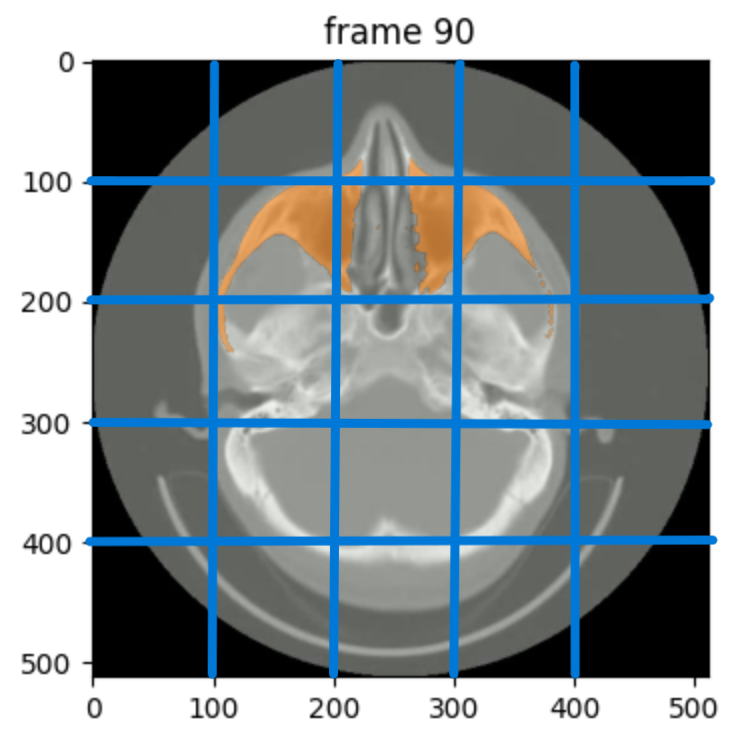
#> input picture image.png, 734 x 737 px
$ python patch_image.py   (older library calls are emulated)
#> lines starting #> are read from the running program, lines starting #| are printed output that depends on the picture; after the words box and inside, x2 and y2 are one past the last pixel; in counts of white or black regions, pixels touching at a corner belong together
import cv2
import numpy as np
from PIL import Image, ImageDraw, ImageFont

# [172 lines left out: functions create_patch_image_v1, create_patch_image_v2, not called in this run]


def create_patch_image_v3(input_image_path, output_image_path='image_with_indexed_regions.png', min_area=400,
                          use_adaptive=True, blur_kernel=5, canny_low=50, canny_high=100, morph_iterations=1):
    """
    Detect color blocks/regions in an image, find edges, draw edges, and index each color region.

    Args:
        input_image_path: Path to the input image
        output_image_path: Path to save the output image with indexed regions
        min_area: Minimum area threshold to filter out small regions (default: 400)
        use_adaptive: Use adaptive thresholding + Canny combination (default: True)
        blur_kernel: Gaussian blur kernel size for noise reduction (default: 5)
        canny_low: Lower threshold for Canny (default: 30)
        canny_high: Upper threshold for Canny (default: 100)
        morph_iterations: Morphological closing iterations (default: 1)

    Returns:
        regions: Dictionary mapping region index to region properties (centroid, area, color)
        output_image_path: Path to the saved image
    """
#> called with input_image_path = 'image.png', output_image_path = 'image_with_indexed_regions.png', min_area = 400, use_adaptive = True, blur_kernel = 5, canny_low = 50, canny_high = 100, morph_iterations = 1
    # Load the image
    img = cv2.imread(input_image_path)
#> img is the input picture: shape (737, 734, 3); mean B, G, R 147.9, 144.2, 135.4
    if img is None:
        raise ValueError(f"Could not read image from {input_image_path}")

    # Convert to RGB for PIL
    img_rgb = cv2.cvtColor(img, cv2.COLOR_BGR2RGB)

    # Convert to grayscale for edge detection
    gray = cv2.cvtColor(img, cv2.COLOR_BGR2GRAY)

    # Apply Gaussian blur to reduce noise
    gray_blurred = cv2.GaussianBlur(gray, (blur_kernel, blur_kernel), 0)

    if use_adaptive:
        # Combine adaptive thresholding with Canny for better region separation
        adaptive_thresh = cv2.adaptiveThreshold(gray_blurred, 255, cv2.ADAPTIVE_THRESH_GAUSSIAN_C,
                                                cv2.THRESH_BINARY, 11, 2)
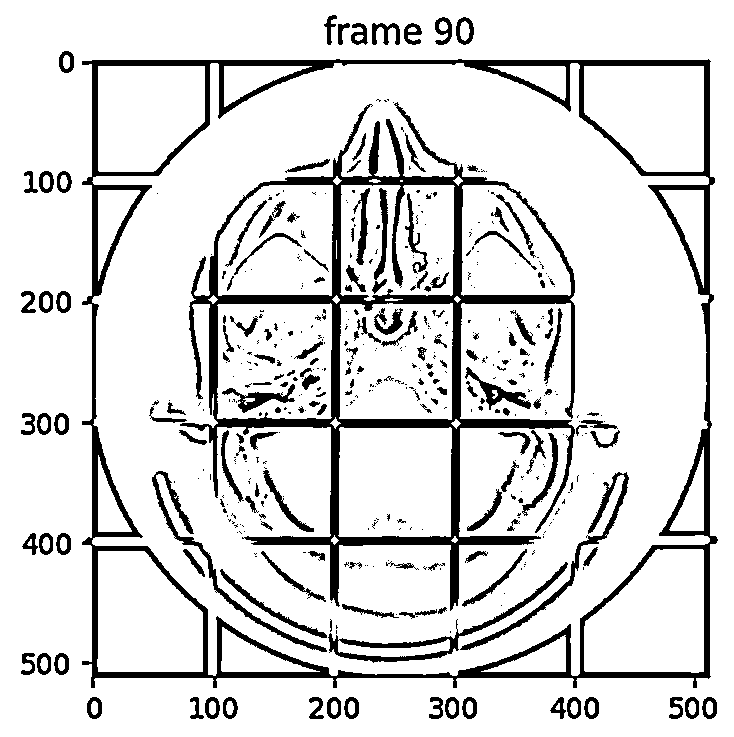
#> adaptive_thresh: shape (737, 734); 85.9% white; 471 black regions (304 under 20 px), largest, box (x1, y1, x2, y2) and area: (82, 59, 718, 688) 24253, (180, 102, 575, 611) 23426, (328, 562, 568, 663) 2008
        # Also use Canny with lower thresholds
        edges_canny = cv2.Canny(gray_blurred, canny_low, canny_high)
#> edges_canny: shape (737, 734); 3.4% white in thin lines or dots
        # Combine both edge detection methods
        edges = cv2.bitwise_or(edges_canny, cv2.Canny(adaptive_thresh, 50, 150))
#> edges: shape (737, 734); 7.6% white in thin lines or dots
    else:
        # Standard Canny edge detection with adjustable parameters
        edges = cv2.Canny(gray_blurred, canny_low, canny_high)

    # Apply morphological operations to close gaps in edges
    kernel = np.ones((3, 3), np.uint8)
    edges_closed = cv2.morphologyEx(edges, cv2.MORPH_CLOSE, kernel, iterations=morph_iterations)
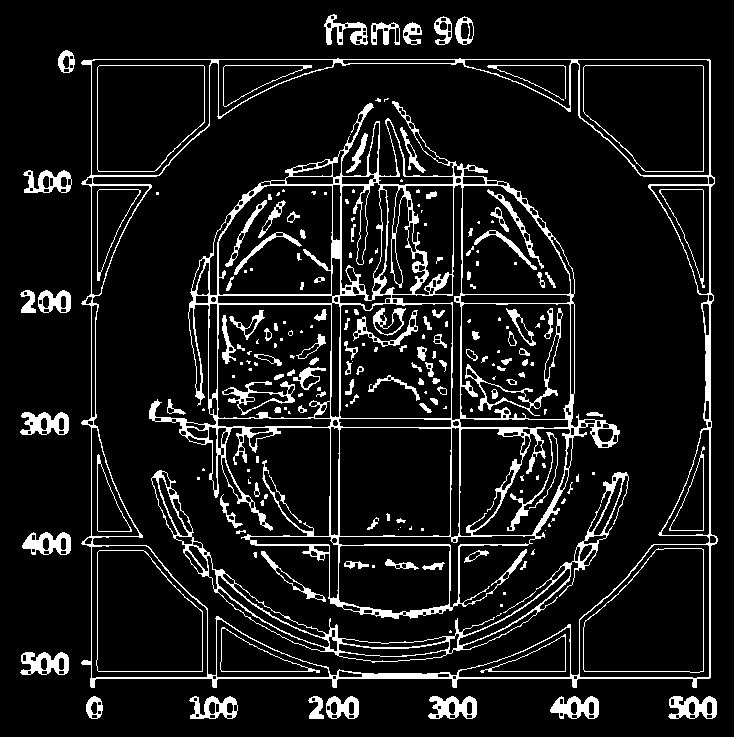
#> edges_closed: shape (737, 734); 9.9% white; 225 white regions (94 under 20 px), largest, box (x1, y1, x2, y2) and area: (149, 101, 620, 619) 17619, (81, 58, 718, 688) 8679, (151, 470, 629, 663) 4201

    # Dilate edges to make them thicker, helping to separate regions better
    edges_dilated = cv2.dilate(edges_closed, kernel, iterations=1)
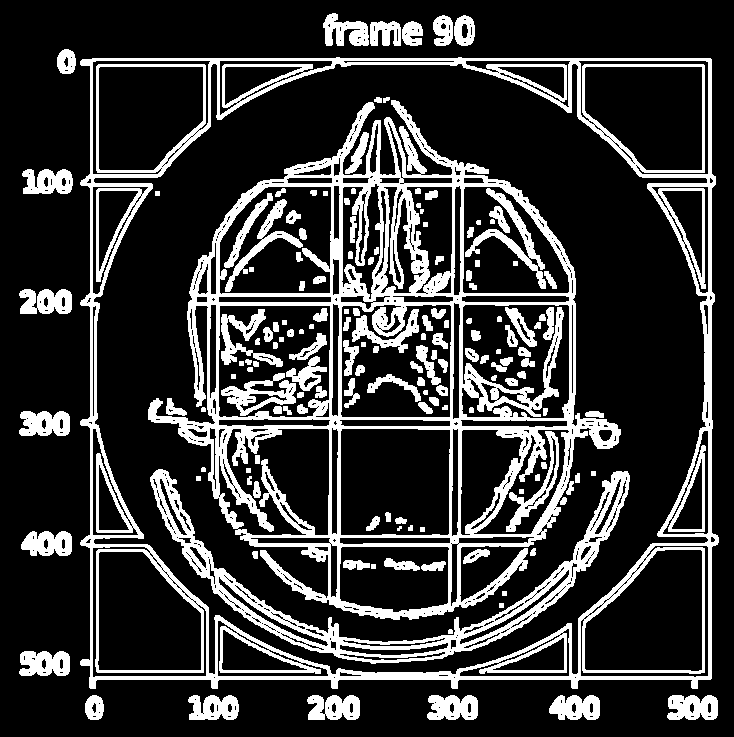
#> edges_dilated: shape (737, 734); 21.4% white; 159 white regions (2 under 20 px), largest, box (x1, y1, x2, y2) and area: (148, 100, 621, 620) 42132, (80, 57, 719, 689) 31294, (150, 469, 630, 664) 10468

    # Invert to get regions (not edges)
    regions_mask = cv2.bitwise_not(edges_dilated)

    # Use connected components instead of contours for cleaner region detection
    num_labels, labels = cv2.connectedComponents(regions_mask)
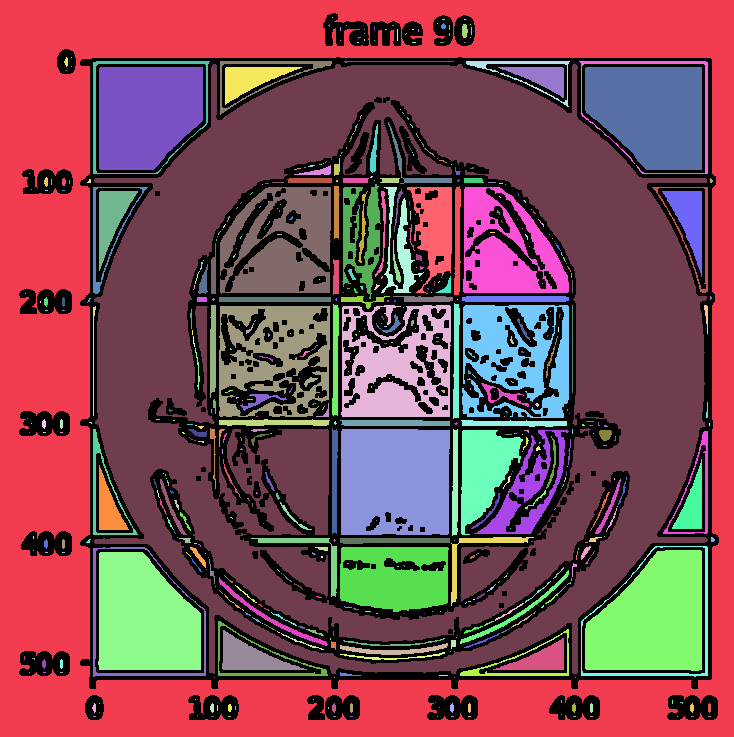
#> labels: shape (737, 734) int32; 572 distinct labels, from 0 to 571; one colour per label, 0 black
#> num_labels = 572

    # Convert back to contours for compatibility with existing code
    contours = []
    for label_id in range(1, num_labels):  # Skip 0 (background)
        # Create mask for this label
        label_mask = (labels == label_id).astype(np.uint8) * 255
        # Find contour for this connected component
        label_contours, _ = cv2.findContours(label_mask, cv2.RETR_EXTERNAL, cv2.CHAIN_APPROX_SIMPLE)
        if label_contours:
            contours.append(label_contours[0])
#> this loop made 571 passes
#> label_contours on passes 1 to 3: [[[0, 0], [0, 736], [733, 736], [733, 0]]], [[[332, 17]]], [[[442, 19], [444, 19]]]
#> pass 1, in create_patch_image_v3, `label_mask = (labels == label_id).astype(np.uint8) * 255`:
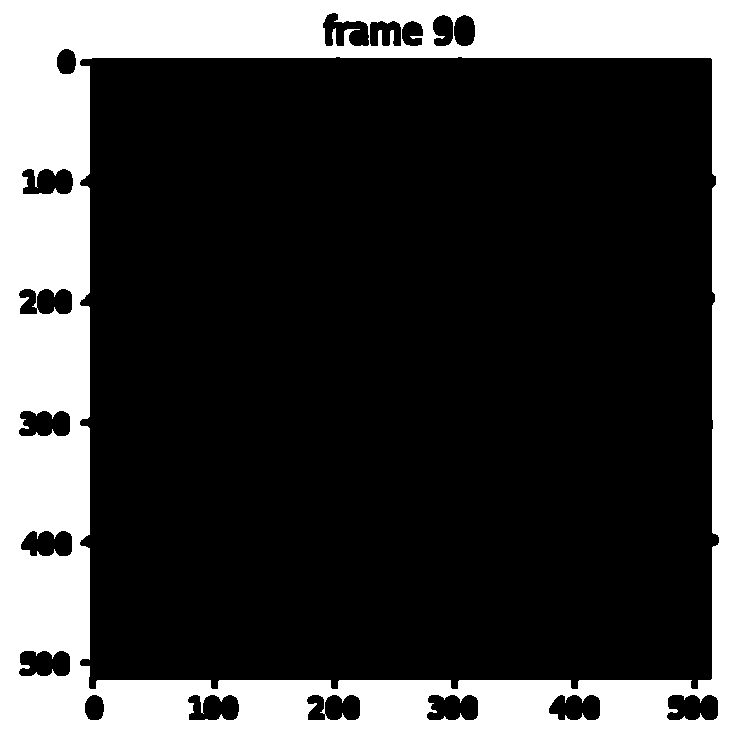
#> label_mask: shape (737, 734); 25.6% white; 1 white region, box (x1, y1, x2, y2) and area: (0, 0, 734, 737) 138615
#> after the loop: label_mask: shape (737, 734); 0% white in thin lines or dots, all inside (x1, y1, x2, y2) = (708, 716, 711, 717)
#> after the loop, contours = 571 contours, 451 with area under 20; largest, box (x1, y1, x2, y2) and area: (0, 0, 734, 737) 539488, (94, 64, 708, 674) 295776, (581, 546, 708, 677) 13236, (93, 547, 206, 677) 12262, (219, 306, 330, 417) 11585

    # Collect region properties
    regions = {}
    region_idx = 1

    for contour in contours:
        area = cv2.contourArea(contour)

        if area > min_area:  # Filter out small regions
            # Calculate centroid using moments
            moments = cv2.moments(contour)

            # Use contour moments for centroid, with fallback to bounding box center
            if moments['m00'] != 0:
                cx = int(moments['m10'] / moments['m00'])
                cy = int(moments['m01'] / moments['m00'])
            else:
                # Fallback: use center of bounding box
                x, y, w, h = cv2.boundingRect(contour)
                cx = x + w // 2
                cy = y + h // 2

            # Create mask for this contour to get color
            mask = np.zeros(gray.shape, dtype=np.uint8)
            cv2.drawContours(mask, [contour], 0, 255, -1)

            # Get average color in this region
            region_pixels = img_rgb[mask > 0]
            if len(region_pixels) > 0:
                avg_color = tuple(np.mean(region_pixels, axis=0).astype(int))
            else:
                avg_color = (0, 0, 0)

            regions[region_idx] = {
                'centroid': (cx, cy),
                'area': int(area),
                'color': avg_color,
                'coordinates': contour.squeeze().tolist() if contour.ndim > 2 else contour.tolist()
            }
            region_idx += 1
#> this loop made 571 passes
#> (contour, area, cx, cy, avg_color) on pass 1: ([[0, 0], [0, 736], [733, 736], [733, 0]], 539488, 366, 368, (135, 144, 147))
#> (area, cx, cy, avg_color) on passes 35, 36, 39, 40, 42, 43: (538.5, 134, 92, (0, 0, 0)), (2603, 256, 77, (0, 0, 0)), (514.5, 667, 91, (0, 0, 0)), (295775.5, 399, 367, (113, 128, 134)), (9239.5, 145, 113, (0, 0, 0)), (1246, 248, 78, (0, 0, 0))
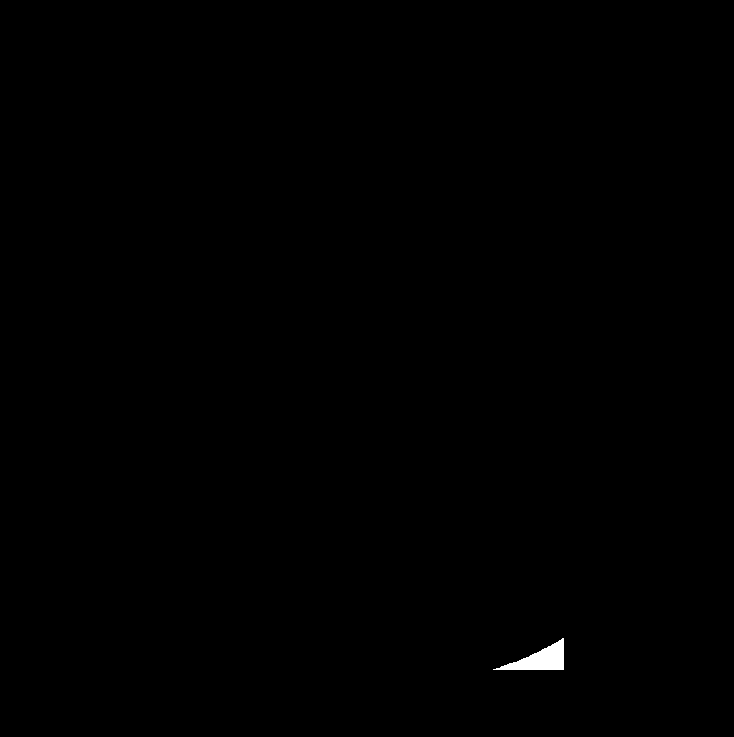
#> mask: shape (737, 734); 0.19% white; 1 white region, box (x1, y1, x2, y2) and area: (493, 638, 564, 670) 1043
#> after the loop, region_idx = 53; regions = 52 items

    # Create visualization
    img_pil = Image.fromarray(img_rgb)
    draw = ImageDraw.Draw(img_pil)

    # # Draw edges in red with wider line
    # edge_coords = np.column_stack(np.where(edges > 10))
    # for y, x in edge_coords:
    #     # Draw a 3x3 square to make edges wider
    #     draw.rectangle([(x-1, y-1), (x, y)], fill='red')

    # Try to use a font
    try:
        font = ImageFont.truetype("/usr/share/fonts/dejavu/DejaVuSans-Bold.ttf", 20)
    except:
        try:
            font = ImageFont.truetype("/usr/share/fonts/google-droid/DroidSans-Bold.ttf", 20)
        except:
            font = ImageFont.load_default()

    # Draw region indices at centroids
    for idx, props in regions.items():
        cx, cy = props['centroid']

        # Draw the index number
        text = str(idx)
        bbox = draw.textbbox((0, 0), text, font=font)
        text_width = bbox[2] - bbox[0]
        text_height = bbox[3] - bbox[1]

        text_x = cx - text_width // 2
        text_y = cy - text_height // 2

        # Draw text with outline
        draw.text((text_x-1, text_y-1), text, fill='white', font=font)
        draw.text((text_x+1, text_y-1), text, fill='white', font=font)
        draw.text((text_x-1, text_y+1), text, fill='white', font=font)
        draw.text((text_x+1, text_y+1), text, fill='white', font=font)
        draw.text((text_x, text_y), text, fill='black', font=font)
#> this loop made 52 passes
#> (cx, cy, text, bbox, text_width, text_x, text_y) on passes 1 to 12: (366, 368, '1', (0, 4, 13, 19), 13, 360, 361), (134, 92, '2', (0, 4, 13, 19), 13, 128, 85), (256, 77, '3', (0, 4, 13, 19), 13, 250, 70), (667, 91, '4', (0, 4, 13, 19), 13, 661, 84), (399, 367, '5', (0, 4, 13, 19), 13, 393, 360), (145, 113, '6', (0, 4, 13, 19), 13, 139, 106), (248, 78, '7', (0, 4, 13, 19), 13, 242, 71), (542, 76, '8', (0, 4, 13, 19), 13, 536, 69), (650, 112, '9', (0, 4, 13, 19), 13, 644, 105), (360, 234, '10', (0, 4, 25, 19), 25, 348, 227), (109, 223, '11', (0, 4, 25, 19), 25, 97, 216), (278, 242, '12', (0, 4, 25, 19), 25, 266, 235)
#> (cx, cy) on pass 44: (394, 576)

    # Save result
    img_pil.save(output_image_path)
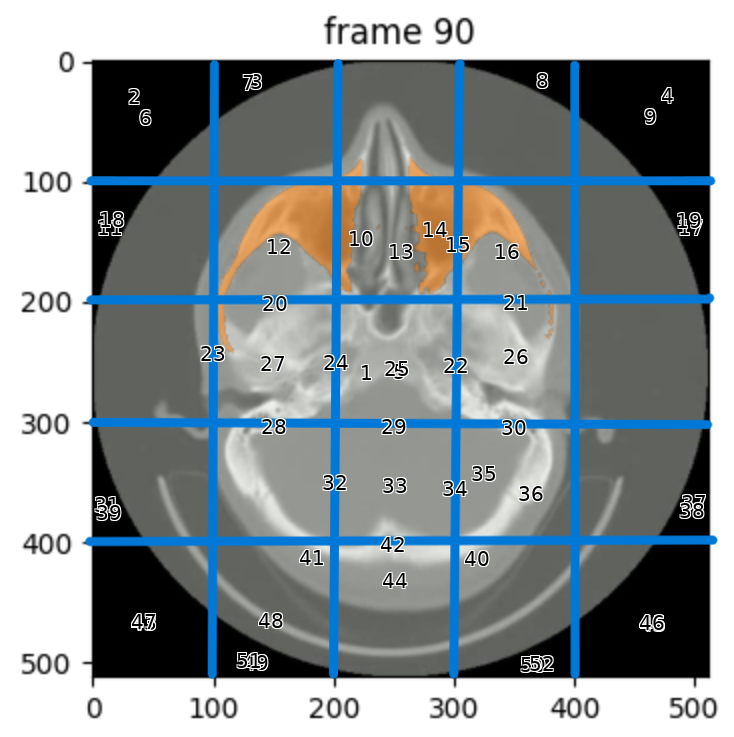
#> saved as image_with_indexed_regions.png: PIL image 734x737 RGB; mean R, G, B 136.7, 145.3, 148.9

    print(f"Detected {len(regions)} color regions")
#| Detected 52 color regions
    print(f"Output saved to: {output_image_path}")

    return regions, output_image_path


if __name__ == "__main__":
    create_patch_image_v3('image.png')
